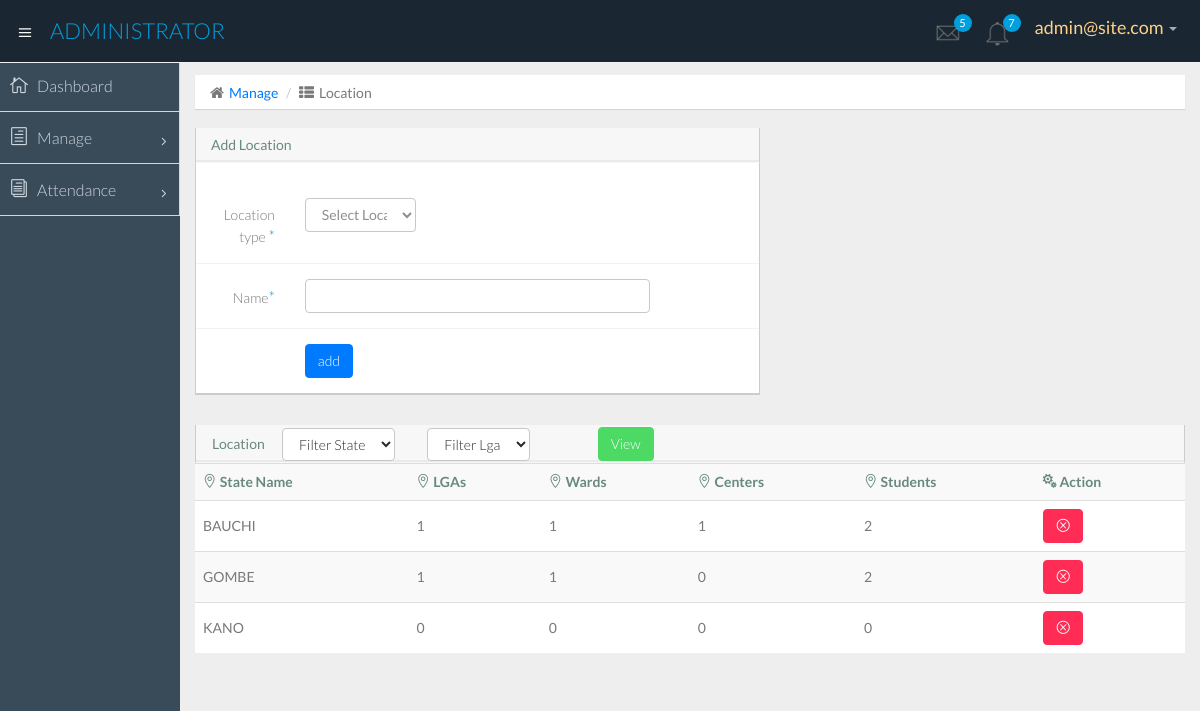
Screenshot of /Admin/add_location.php (signed in) with the database file from the repository.
### tables this page shows
CREATE TABLE `state` (
  `state_id` int(11) NOT NULL,
  `state_name` varchar(50) DEFAULT NULL,
  `date` varchar(50) NOT NULL
);

### includes/functions.php (called while the page is built, shortened)
<?
$acctype = $_SESSION['acctype'];
?>

### Admin/add_location.php (the view, shortened to what this page needs)
<?php
include ('include/header.php');
?>
<?php
 if($acctype=="superadmin") {
  ?>
    <section id="main-content">
      <section class="wrapper">
        <div class="row">
          <div class="col-lg-12">
            <ol class="breadcrumb">
              <li><i class="fa fa-home"></i><a href="index.html">Manage</a></li>
              <li><i class="fa fa-th-list"></i>Location</li>
            </ol>
          </div>
        </div>
        <div class="row">
          <div class="col-lg-7">
            <section class="panel">
              <header class="panel-heading">
                Add Location
              </header>
              <div class="panel-body" >
              <div style="padding: 10px; text-align: center; color:red;"><?php echo $erro;?></div>
                <div class="form">
                  <form class="form-validate form-horizontal " id="myform" action="#"  method="post">
                    <div class="form-group ">
                      <label for="address" class="control-label col-lg-2">Location type <span class="required">*</span></label>
                      <div class="col-lg-3">
                        <select id="location" name="location" class="form-control dropdown-toggle">
                            <option value="">Select Location Type</option>
                        </select>
                      </div>
                      <div class="col-lg-2">
                        </div>
                                  <div class="col-lg-3">
                                  </div>
                    </div>
                    <div class="form-group ">
                      <label for="fullname" class="control-label col-lg-2">Name<span class="required">*</span></label>
                      <div class="col-lg-8">
                        <input class=" form-control" id="fullname" name="name" type="text" />
                      </div>
                    </div>
                    <div class="form-group">
                      <div class="col-lg-offset-2 col-lg-5">
                        <input class="btn btn-primary" type="submit" name="addBtn" value="add"/>
                      </div>
                    </div>
                  </form>
                </div>
              </div>
            </section>
          </div>
        </div>
        <div class="row">
          <div class="col-lg-12">
            <section class="panel">
              <header class="panel-heading">
<table>
<form metaction="" method="post" hod="get">
              <tr>
                        <td>Location</td>
                        <td>
                                   <div class="col-lg-2">
                      <select name="state_v" class="btn btn-default" id="state_view">
                                  <option value="">Filter State</option>
                                  </select>
                                </div>
                        </td>
                        <td>
                                  <div class="col-lg-2">
                                    <select name="lga_v" class="btn btn-default" id="lga_view">
                                    <option value="">Filter Lga</option>
                                    </select>
                                  </div>
                        </td>
                        <td style="padding-right: 50px;"></td>
                        <td><input class="btn btn-success" type="submit" name="viewBtns" value="View"/></td>
                </tr>
</form>
</table>
              </header>
              <table class="table table-striped table-advance table-hover">
                <tbody>
                  <?
if(isset($_POST['viewBtns'])){
  $state_v = $_POST['state_v'];
  $lga_v = $_POST['lga_v'];
  if(!empty($state_v) && empty($lga_v)){
    $sql4 = "SELECT * FROM `lga` WHERE `state_id` = '$state_v' ORDER BY  `lga_name` ASC LIMIT 0 , 30" ;
?>
                  <tr>
                    <th><i class="icon_pin_alt"></i> LGA Name</th>
                    <th><i class="icon_pin_alt"></i> Wards</th>
                    <th><i class="icon_pin_alt"></i> Centers</th>
                    <th><i class="icon_pin_alt"></i> Students</th>
                    <th><i class="icon_cogs"></i> Action</th>
                  </tr>
<?php
  }
  elseif(!empty($lga_v)){
    $sql4 = "SELECT * FROM `ward` WHERE `lga_id` = '$lga_v' ORDER BY  `ward_name` ASC LIMIT 0 , 30" ;
?>
                  <tr>
                    <th><i class="icon_pin_alt"></i>Ward Name</th>
                    <th><i class="icon_pin_alt"></i> Centers</th>
                    <th><i class="icon_pin_alt"></i> Students</th>
                    <th><i class="icon_cogs"></i> Action</th>
                  </tr>
<?php
  }
}
else{
?>
                  <tr>
                    <th><i class="icon_pin_alt"></i> State Name</th>
                    <th><i class="icon_pin_alt"></i> LGAs</th>
                    <th><i class="icon_pin_alt"></i> Wards</th>
                    <th><i class="icon_pin_alt"></i> Centers</th>
                    <th><i class="icon_pin_alt"></i> Students</th>
                    <th><i class="icon_cogs"></i> Action</th>
                  </tr>
<?php
$sql4 = "SELECT * FROM `state` ORDER BY `state_name` ASC LIMIT 0 , 30" ;
}
$res4 = mysql_query($sql4) ;
while($stinfo = mysql_fetch_array($res4)){
$sti = $stinfo['state_id'];
  ?>
              <?php if(!empty($state_v) && empty($lga_v)){
                $lgaii = $stinfo['lga_id'];
              ?>
                <tr>
                    <td><?php echo $stinfo['lga_name']; ?></td>
                    <td><?php
                    $rwl = mysql_query("select count(ward_id) FROM ward WHERE lga_id = '$lgaii'");
                    $rwl = mysql_fetch_array($rwl);
                    $totwl = $rwl[0];
                    echo $totwl;
                     ?></td>
                    <td><?php
                    $rescl = mysql_query("select count(center_id) FROM centre WHERE lga_id = '$lgaii'");
                    $rowcl = mysql_fetch_array($rescl);
                    $totalcl = $rowcl[0];
                    echo $totalcl;
                     ?></td>
                    <td><?php
                    $ressl = mysql_query("select count(student_id) FROM student WHERE lga_id = '$lgaii'");
                    $rowsl = mysql_fetch_array($ressl);
                    $totalsl = $rowsl[0];
                    echo $totalsl;
                     ?></td>
                    <td>
                    <div class="btn-group">
                      <a href="add_location.php?action=delete&state_name=<? echo $stinfo['lga_name'] ?>&date=<? echo $myrand; ?>&bug=<? echo $date_sch ?>" class="btn btn-danger"><i class="icon_close_alt2"></i></a>
                      </div>
                    </td>
                  </tr>
              <?php }
                else{
                ?>
                    <tr>
                    <td><?php echo $stinfo['state_name']; ?></td>
                    <td><?php
                    $resu = mysql_query("select count(lga_id) FROM lga WHERE state_id = '$sti'");
                    $rowu = mysql_fetch_array($resu);
                    $total = $rowu[0];
                    echo $total;
                     ?></td>
                    <td><?php
                    $rw = mysql_query("select count(ward_id) FROM ward WHERE state_id = '$sti'");
                    $rw = mysql_fetch_array($rw);
                    $totw = $rw[0];
                    echo $totw;
                     ?></td>
                    <td><?php
                    $resc = mysql_query("select count(center_id) FROM centre WHERE state_id = '$sti'");
                    $rowc = mysql_fetch_array($resc);
                    $totalc = $rowc[0];
                    echo $totalc;
                     ?></td>
                    <td><?php
                    $ress = mysql_query("select count(student_id) FROM student WHERE state_id = '$sti'");
                    $rows = mysql_fetch_array($ress);
                    $totals = $rows[0];
                    echo $totals;
                     ?></td>
                    <td>
                    <div class="btn-group">
                      <a href="add_location.php?action=delete&bug=<? echo $sti ?>" class="btn btn-danger"><i class="icon_close_alt2"></i></a>
                      </div>
                    </td>
                  </tr>
              <?php }  ?>
<?php
}
?>
                </tbody>
              </table>
            </section>
          </div>
        </div>
      </section>
    </section>
  </section>
</body>
</html>
<?php
 } else{
  @header ("Refresh: 2; URL=".'login.php');
  echo "You are being redirected to your original page request<br>";
  echo '(If your browser doesn’t support this, <a href="../index.php">click here</a>)';
 }
?>

### rows the page displays
state: state_name "BAUCHI", total "1", totw "1", totalc "1", totals "2"
state: state_name "GOMBE", total "1", totw "1", totalc "0", totals "2"
state: state_name "KANO", total "0", totw "0", totalc "0", totals "0"

### other values shown
$logged "admin@site.com"
